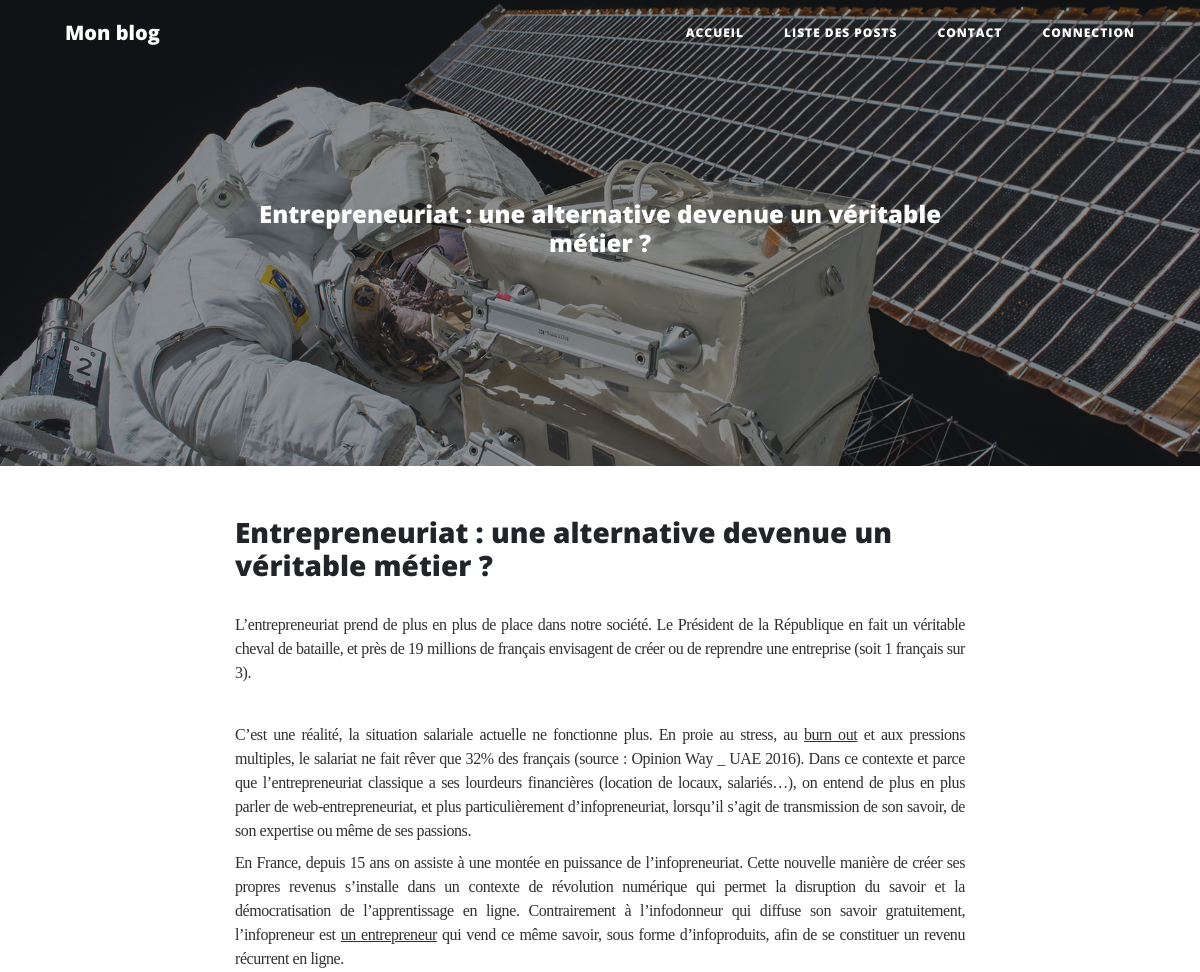
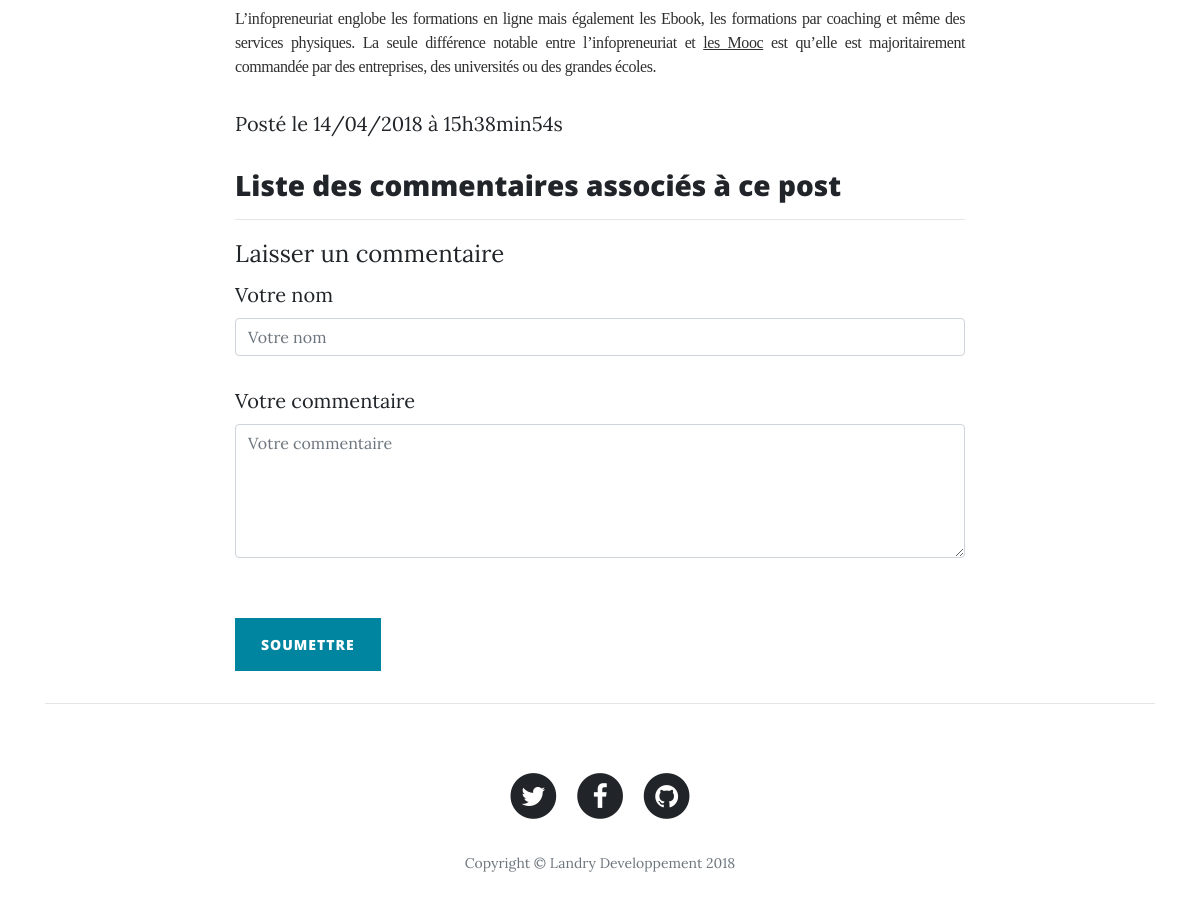
Page /index.php?action=post&id=2 on the committed database (2 pictures, top to bottom).
### tables this page shows
CREATE TABLE IF NOT EXISTS `posts` (
  `id_post` int(11) NOT NULL AUTO_INCREMENT,
  `title_post` varchar(255) NOT NULL,
  `sub_title` text NOT NULL,
  `content_post` text NOT NULL,
  `date_post` datetime NOT NULL,
  PRIMARY KEY (`id_post`)
);

### controllers/frontend.php (called while the page is built, shortened)
<?php
function Post()
{
	$result = new PostManager();
	$post = $result->getPost($_GET['id']);
	$comments = $result->getComments($_GET['id']);
	require(ABSOLUTE_PATH.'/views/frontend/PostView.php');
}

### models/PostManager.php (called while the page is built, shortened)
<?php
class PostManager extends Manager
{
    public function getPost($postId){
                  $db = $this->_db;
                  $req = $db->prepare('SELECT id_post, title_post, sub_title, content_post, DATE_FORMAT(date_post, \'%d/%m/%Y à %Hh%imin%ss\') AS creation_date_fr FROM posts WHERE id_post = ?');
                  $req->execute(array($postId));
                  $post = $req->fetch(PDO::FETCH_ASSOC);
                  return $post;
    }
}

### views/frontend/postView.php (the view, shortened to what this page needs)
<header class="masthead" style="background-image: url('public/theme_front/img/post-bg.jpg')">
      <div class="overlay"></div>
      <div class="container">
        <div class="row">
          <div class="col-lg-8 col-md-10 mx-auto">
            <div class="site-heading">
              <h4 style="word-break: break-word;"><?= htmlspecialchars($post['title_post']) ?></h4>
            </div>
          </div>
        </div>
      </div>
    </header>
    <div class="row">
     	<div class="col-lg-8 col-md-10 mx-auto">
     		<h3 style="word-break: break-word;"><?= htmlspecialchars($post['title_post']) ?></h3>
     		<p style="word-break: break-word;"><?= $post['content_post'] ?></p>
     		<p class="post-meta">Posté le <?= $post['creation_date_fr'] ?></p>
     		<?php
      if ( isset($comments) )
      {
      ?>
        <h3>Liste des commentaires associés à ce post</h3>
        <hr>
			<?php
	    }
      else
      {
		    echo '<h3 class="post-title">Aucun commentaire enregistré pour ce poste pour l\'instant</h3>';
	    }
      ?>
<form name="sentMessage" id="contactForm" action="index.php?action=addComment&id=<?= $post['id_post'] ?>" method="post">
	<legend>Laisser un commentaire</legend>
            <div class="control-group">
                <label>Votre nom </label>
                <input type="text" class="form-control" placeholder="Votre nom" id="name" name="author" required data-validation-required-message="Please enter your name.">
            </div>
            <div class="control-group">
                <label>Votre commentaire</label>
                <textarea rows="5" class="form-control" placeholder="Votre commentaire" id="message" required data-validation-required-message="Votre commentaire." name="comment"></textarea>
            </div>
            <br>
            <div class="form-group">
              <button type="submit" class="btn btn-primary"  >Soumettre</button>
            </div>
          </form>
          </div>
        </div>
    <hr>
<?php require('template.php'); ?>

### rows in the picture
posts: title_post "Entrepreneuriat : une alternative devenue un véritable métier ?", content_post "L’entrepreneuriat prend de plus en plus de place dans notre société. Le Président de la République en fait un véritable cheval de bataille, et près de 19 millions de français envisagent de créer ou de reprendre une entreprise (soit 1 français sur 3). C’est une réalité, la situation salariale actuelle ne fonctionne plus. En proie au stress, au burn out et aux pressions multiples, le salariat ne fait rêver que 32% des français (source : Opinion Way _ UAE 2016). Dans ce contexte et parce que l’entrepreneuriat classique a ses lourdeurs financières (location de locaux, salariés…), on entend de plus en plus parler de web-entrepreneuriat, et plus particulièrement d’infopreneuriat, lorsqu’il s’agit…"

### other values in the picture
$post['creation_date_fr'] "14/04/2018 à 15h38min54s"
